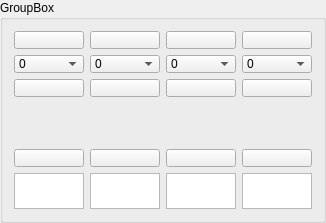
          <widget class="QGroupBox" name="groupBox_set_4">
           <property name="maximumSize">
            <size>
             <width>317</width>
             <height>16777215</height>
            </size>
           </property>
           <property name="title">
            <string>GroupBox</string>
           </property>
           <layout class="QHBoxLayout" name="horizontalLayout_8">
            <item>
             <widget class="QWidget" name="widget_set_13" native="true">
              <layout class="QVBoxLayout" name="verticalLayout_35">
               <property name="leftMargin">
                <number>0</number>
               </property>
               <property name="topMargin">
                <number>0</number>
               </property>
               <property name="rightMargin">
                <number>0</number>
               </property>
               <property name="bottomMargin">
                <number>0</number>
               </property>
               <item>
                <widget class="QPushButton" name="btn_Phantom_13">
                 <property name="minimumSize">
                  <size>
                   <width>50</width>
                   <height>18</height>
                  </size>
                 </property>
                 <property name="maximumSize">
                  <size>
                   <width>16777215</width>
                   <height>18</height>
                  </size>
                 </property>
                 <property name="focusPolicy">
                  <enum>Qt::StrongFocus</enum>
                 </property>
                 <property name="text">
                  <string/>
                 </property>
                 <property name="checkable">
                  <bool>true</bool>
                 </property>
                </widget>
               </item>
               <item>
                <widget class="QComboBox" name="comboBox_PreampGain_13">
                 <property name="minimumSize">
                  <size>
                   <width>0</width>
                   <height>18</height>
                  </size>
                 </property>
                 <property name="maximumSize">
                  <size>
                   <width>16777215</width>
                   <height>18</height>
                  </size>
                 </property>
                 <property name="focusPolicy">
                  <enum>Qt::StrongFocus</enum>
                 </property>
                 <property name="currentIndex">
                  <number>0</number>
                 </property>
                 <item>
                  <property name="text">
                   <string>0</string>
                  </property>
                 </item>
                 <item>
                  <property name="text">
                   <string>+6</string>
                  </property>
                 </item>
                 <item>
                  <property name="text">
                   <string>+12</string>
                  </property>
                 </item>
                 <item>
                  <property name="text">
                   <string>+18</string>
                  </property>
                 </item>
                 <item>
                  <property name="text">
                   <string>+24</string>
                  </property>
                 </item>
                 <item>
                  <property name="text">
                   <string>+30</string>
                  </property>
                 </item>
                 <item>
                  <property name="text">
                   <string>+36</string>
                  </property>
                 </item>
                 <item>
                  <property name="text">
                   <string>+42</string>
                  </property>
                 </item>
                </widget>
               </item>
               <item>
                <widget class="QPushButton" name="btnInvert_13">
                 <property name="minimumSize">
                  <size>
                   <width>0</width>
                   <height>18</height>
                  </size>
                 </property>
                 <property name="maximumSize">
                  <size>
                   <width>16777215</width>
                   <height>18</height>
                  </size>
                 </property>
                 <property name="focusPolicy">
                  <enum>Qt::StrongFocus</enum>
                 </property>
                 <property name="text">
                  <string/>
                 </property>
                 <property name="checkable">
                  <bool>true</bool>
                 </property>
                </widget>
               </item>
               <item>
                <widget class="ConfigGainWidget" name="spinBoxGain_13" native="true">
                 <property name="minimumSize">
                  <size>
                   <width>40</width>
                   <height>40</height>
                  </size>
                 </property>
                 <property name="maximumSize">
                  <size>
                   <width>40</width>
                   <height>40</height>
                  </size>
                 </property>
                 <property name="Value" stdset="0">
                  <double>0.000000000000000</double>
                 </property>
                 <property name="MaxValue" stdset="0">
                  <double>12.000000000000000</double>
                 </property>
                 <property name="MinValue" stdset="0">
                  <double>-100.000000000000000</double>
                 </property>
                 <property name="Decimals" stdset="0">
                  <number>1</number>
                 </property>
                </widget>
               </item>
               <item>
                <widget class="QPushButton" name="btnMute_13">
                 <property name="minimumSize">
                  <size>
                   <width>0</width>
                   <height>18</height>
                  </size>
                 </property>
                 <property name="maximumSize">
                  <size>
                   <width>16777215</width>
                   <height>18</height>
                  </size>
                 </property>
                 <property name="focusPolicy">
                  <enum>Qt::StrongFocus</enum>
                 </property>
                 <property name="text">
                  <string/>
                 </property>
                 <property name="checkable">
                  <bool>true</bool>
                 </property>
                </widget>
               </item>
               <item>
                <widget class="QTextEdit" name="textEdit_13">
                 <property name="minimumSize">
                  <size>
                   <width>0</width>
                   <height>36</height>
                  </size>
                 </property>
                 <property name="maximumSize">
                  <size>
                   <width>16777215</width>
                   <height>36</height>
                  </size>
                 </property>
                </widget>
               </item>
              </layout>
             </widget>
            </item>
            <item>
             <widget class="QWidget" name="widget_set_14" native="true">
              <layout class="QVBoxLayout" name="verticalLayout_34">
               <property name="leftMargin">
                <number>0</number>
               </property>
               <property name="topMargin">
                <number>0</number>
               </property>
               <property name="rightMargin">
                <number>0</number>
               </property>
               <property name="bottomMargin">
                <number>0</number>
               </property>
               <item>
                <widget class="QPushButton" name="btn_Phantom_14">
                 <property name="minimumSize">
                  <size>
                   <width>50</width>
                   <height>18</height>
                  </size>
                 </property>
                 <property name="maximumSize">
                  <size>
                   <width>16777215</width>
                   <height>18</height>
                  </size>
                 </property>
                 <property name="focusPolicy">
                  <enum>Qt::StrongFocus</enum>
                 </property>
                 <property name="text">
                  <string/>
                 </property>
                 <property name="checkable">
                  <bool>true</bool>
                 </property>
                </widget>
               </item>
               <item>
                <widget class="QComboBox" name="comboBox_PreampGain_14">
                 <property name="minimumSize">
                  <size>
                   <width>0</width>
                   <height>18</height>
                  </size>
                 </property>
                 <property name="maximumSize">
                  <size>
                   <width>16777215</width>
                   <height>18</height>
                  </size>
                 </property>
                 <property name="focusPolicy">
                  <enum>Qt::StrongFocus</enum>
                 </property>
                 <property name="currentIndex">
                  <number>0</number>
                 </property>
                 <item>
                  <property name="text">
                   <string>0</string>
                  </property>
                 </item>
                 <item>
                  <property name="text">
                   <string>+6</string>
                  </property>
                 </item>
                 <item>
                  <property name="text">
                   <string>+12</string>
                  </property>
                 </item>
                 <item>
                  <property name="text">
                   <string>+18</string>
                  </property>
                 </item>
                 <item>
                  <property name="text">
                   <string>+24</string>
                  </property>
                 </item>
                 <item>
                  <property name="text">
                   <string>+30</string>
                  </property>
                 </item>
                 <item>
                  <property name="text">
                   <string>+36</string>
                  </property>
                 </item>
                 <item>
                  <property name="text">
                   <string>+42</string>
                  </property>
                 </item>
                </widget>
               </item>
               <item>
                <widget class="QPushButton" name="btnInvert_14">
                 <property name="minimumSize">
                  <size>
                   <width>0</width>
                   <height>18</height>
                  </size>
                 </property>
                 <property name="maximumSize">
                  <size>
                   <width>16777215</width>
                   <height>18</height>
                  </size>
                 </property>
                 <property name="focusPolicy">
                  <enum>Qt::StrongFocus</enum>
                 </property>
                 <property name="text">
                  <string/>
                 </property>
                 <property name="checkable">
                  <bool>true</bool>
                 </property>
                </widget>
               </item>
               <item>
                <widget class="ConfigGainWidget" name="spinBoxGain_14" native="true">
                 <property name="minimumSize">
                  <size>
                   <width>40</width>
                   <height>40</height>
                  </size>
                 </property>
                 <property name="maximumSize">
                  <size>
                   <width>40</width>
                   <height>40</height>
                  </size>
                 </property>
                 <property name="Value" stdset="0">
                  <double>0.000000000000000</double>
                 </property>
                 <property name="MaxValue" stdset="0">
                  <double>12.000000000000000</double>
                 </property>
                 <property name="MinValue" stdset="0">
                  <double>-100.000000000000000</double>
                 </property>
                 <property name="Decimals" stdset="0">
                  <number>1</number>
                 </property>
                </widget>
               </item>
               <item>
                <widget class="QPushButton" name="btnMute_14">
                 <property name="minimumSize">
                  <size>
                   <width>0</width>
                   <height>18</height>
                  </size>
                 </property>
                 <property name="maximumSize">
                  <size>
                   <width>16777215</width>
                   <height>18</height>
                  </size>
                 </property>
                 <property name="focusPolicy">
                  <enum>Qt::StrongFocus</enum>
                 </property>
                 <property name="text">
                  <string/>
                 </property>
                 <property name="checkable">
                  <bool>true</bool>
                 </property>
                </widget>
               </item>
               <item>
                <widget class="QTextEdit" name="textEdit_14">
                 <property name="minimumSize">
                  <size>
                   <width>0</width>
                   <height>36</height>
                  </size>
                 </property>
                 <property name="maximumSize">
                  <size>
                   <width>16777215</width>
                   <height>36</height>
                  </size>
                 </property>
                </widget>
               </item>
              </layout>
             </widget>
            </item>
            <item>
             <widget class="QWidget" name="widget_set_15" native="true">
              <layout class="QVBoxLayout" name="verticalLayout_33">
               <property name="leftMargin">
                <number>0</number>
               </property>
               <property name="topMargin">
                <number>0</number>
               </property>
               <property name="rightMargin">
                <number>0</number>
               </property>
               <property name="bottomMargin">
                <number>0</number>
               </property>
               <item>
                <widget class="QPushButton" name="btn_Phantom_15">
                 <property name="minimumSize">
                  <size>
                   <width>50</width>
                   <height>18</height>
                  </size>
                 </property>
                 <property name="maximumSize">
                  <size>
                   <width>16777215</width>
                   <height>18</height>
                  </size>
                 </property>
                 <property name="focusPolicy">
                  <enum>Qt::StrongFocus</enum>
                 </property>
                 <property name="text">
                  <string/>
                 </property>
                 <property name="checkable">
                  <bool>true</bool>
                 </property>
                </widget>
               </item>
               <item>
                <widget class="QComboBox" name="comboBox_PreampGain_15">
                 <property name="minimumSize">
                  <size>
                   <width>0</width>
                   <height>18</height>
                  </size>
                 </property>
                 <property name="maximumSize">
                  <size>
                   <width>16777215</width>
                   <height>18</height>
                  </size>
                 </property>
                 <property name="focusPolicy">
                  <enum>Qt::StrongFocus</enum>
                 </property>
                 <property name="currentIndex">
                  <number>0</number>
                 </property>
                 <item>
                  <property name="text">
                   <string>0</string>
                  </property>
                 </item>
                 <item>
                  <property name="text">
                   <string>+6</string>
                  </property>
                 </item>
                 <item>
                  <property name="text">
                   <string>+12</string>
                  </property>
                 </item>
                 <item>
                  <property name="text">
                   <string>+18</string>
                  </property>
                 </item>
                 <item>
                  <property name="text">
                   <string>+24</string>
                  </property>
                 </item>
                 <item>
                  <property name="text">
                   <string>+30</string>
                  </property>
                 </item>
                 <item>
                  <property name="text">
                   <string>+36</string>
                  </property>
                 </item>
                 <item>
                  <property name="text">
                   <string>+42</string>
                  </property>
                 </item>
                </widget>
               </item>
               <item>
                <widget class="QPushButton" name="btnInvert_15">
                 <property name="minimumSize">
                  <size>
                   <width>0</width>
                   <height>18</height>
                  </size>
                 </property>
                 <property name="maximumSize">
                  <size>
                   <width>16777215</width>
                   <height>18</height>
                  </size>
                 </property>
                 <property name="focusPolicy">
                  <enum>Qt::StrongFocus</enum>
                 </property>
                 <property name="text">
                  <string/>
                 </property>
                 <property name="checkable">
                  <bool>true</bool>
                 </property>
                </widget>
               </item>
               <item>
                <widget class="ConfigGainWidget" name="spinBoxGain_15" native="true">
                 <property name="minimumSize">
                  <size>
                   <width>40</width>
                   <height>40</height>
                  </size>
                 </property>
                 <property name="maximumSize">
                  <size>
                   <width>40</width>
                   <height>40</height>
                  </size>
                 </property>
                 <property name="Value" stdset="0">
                  <double>0.000000000000000</double>
                 </property>
                 <property name="MaxValue" stdset="0">
                  <double>12.000000000000000</double>
                 </property>
                 <property name="MinValue" stdset="0">
                  <double>-100.000000000000000</double>
                 </property>
                 <property name="Decimals" stdset="0">
                  <number>1</number>
                 </property>
                </widget>
               </item>
               <item>
                <widget class="QPushButton" name="btnMute_15">
                 <property name="minimumSize">
                  <size>
                   <width>0</width>
                   <height>18</height>
                  </size>
                 </property>
                 <property name="maximumSize">
                  <size>
                   <width>16777215</width>
                   <height>18</height>
                  </size>
                 </property>
                 <property name="focusPolicy">
                  <enum>Qt::StrongFocus</enum>
                 </property>
                 <property name="text">
                  <string/>
                 </property>
                 <property name="checkable">
                  <bool>true</bool>
                 </property>
                </widget>
               </item>
               <item>
                <widget class="QTextEdit" name="textEdit_15">
                 <property name="minimumSize">
                  <size>
                   <width>0</width>
                   <height>36</height>
                  </size>
                 </property>
                 <property name="maximumSize">
                  <size>
                   <width>16777215</width>
                   <height>36</height>
                  </size>
                 </property>
                </widget>
               </item>
              </layout>
             </widget>
            </item>
            <item>
             <widget class="QWidget" name="widget_set_16" native="true">
              <layout class="QVBoxLayout" name="verticalLayout_32">
               <property name="leftMargin">
                <number>0</number>
               </property>
               <property name="topMargin">
                <number>0</number>
               </property>
               <property name="rightMargin">
                <number>0</number>
               </property>
               <property name="bottomMargin">
                <number>0</number>
               </property>
               <item>
                <widget class="QPushButton" name="btn_Phantom_16">
                 <property name="minimumSize">
                  <size>
                   <width>50</width>
                   <height>18</height>
                  </size>
                 </property>
                 <property name="maximumSize">
                  <size>
                   <width>16777215</width>
                   <height>18</height>
                  </size>
                 </property>
                 <property name="focusPolicy">
                  <enum>Qt::StrongFocus</enum>
                 </property>
                 <property name="text">
                  <string/>
                 </property>
                 <property name="checkable">
                  <bool>true</bool>
                 </property>
                </widget>
               </item>
               <item>
                <widget class="QComboBox" name="comboBox_PreampGain_16">
                 <property name="minimumSize">
                  <size>
                   <width>0</width>
                   <height>18</height>
                  </size>
                 </property>
                 <property name="maximumSize">
                  <size>
                   <width>16777215</width>
                   <height>18</height>
                  </size>
                 </property>
                 <property name="focusPolicy">
                  <enum>Qt::StrongFocus</enum>
                 </property>
                 <property name="currentIndex">
                  <number>0</number>
                 </property>
                 <item>
                  <property name="text">
                   <string>0</string>
                  </property>
                 </item>
                 <item>
                  <property name="text">
                   <string>+6</string>
                  </property>
                 </item>
                 <item>
                  <property name="text">
                   <string>+12</string>
                  </property>
                 </item>
                 <item>
                  <property name="text">
                   <string>+18</string>
                  </property>
                 </item>
                 <item>
                  <property name="text">
                   <string>+24</string>
                  </property>
                 </item>
                 <item>
                  <property name="text">
                   <string>+30</string>
                  </property>
                 </item>
                 <item>
                  <property name="text">
                   <string>+36</string>
                  </property>
                 </item>
                 <item>
                  <property name="text">
                   <string>+42</string>
                  </property>
                 </item>
                </widget>
               </item>
               <item>
                <widget class="QPushButton" name="btnInvert_16">
                 <property name="minimumSize">
                  <size>
                   <width>0</width>
                   <height>18</height>
                  </size>
                 </property>
                 <property name="maximumSize">
                  <size>
                   <width>16777215</width>
                   <height>18</height>
                  </size>
                 </property>
                 <property name="focusPolicy">
                  <enum>Qt::StrongFocus</enum>
                 </property>
                 <property name="text">
                  <string/>
                 </property>
                 <property name="checkable">
                  <bool>true</bool>
                 </property>
                </widget>
               </item>
               <item>
                <widget class="ConfigGainWidget" name="spinBoxGain_16" native="true">
                 <property name="minimumSize">
                  <size>
                   <width>40</width>
                   <height>40</height>
                  </size>
                 </property>
                 <property name="maximumSize">
                  <size>
                   <width>40</width>
                   <height>40</height>
                  </size>
                 </property>
                 <property name="Value" stdset="0">
                  <double>0.000000000000000</double>
                 </property>
                 <property name="MaxValue" stdset="0">
                  <double>12.000000000000000</double>
                 </property>
                 <property name="MinValue" stdset="0">
                  <double>-100.000000000000000</double>
                 </property>
                 <property name="Decimals" stdset="0">
                  <number>1</number>
                 </property>
                </widget>
               </item>
               <item>
                <widget class="QPushButton" name="btnMute_16">
                 <property name="minimumSize">
                  <size>
                   <width>0</width>
                   <height>18</height>
                  </size>
                 </property>
                 <property name="maximumSize">
                  <size>
                   <width>16777215</width>
                   <height>18</height>
                  </size>
                 </property>
                 <property name="focusPolicy">
                  <enum>Qt::StrongFocus</enum>
                 </property>
                 <property name="text">
                  <string/>
                 </property>
                 <property name="checkable">
                  <bool>true</bool>
                 </property>
                </widget>
               </item>
               <item>
                <widget class="QTextEdit" name="textEdit_16">
                 <property name="minimumSize">
                  <size>
                   <width>0</width>
                   <height>36</height>
                  </size>
                 </property>
                 <property name="maximumSize">
                  <size>
                   <width>16777215</width>
                   <height>36</height>
                  </size>
                 </property>
                </widget>
               </item>
              </layout>
             </widget>
            </item>
           </layout>
          </widget>
